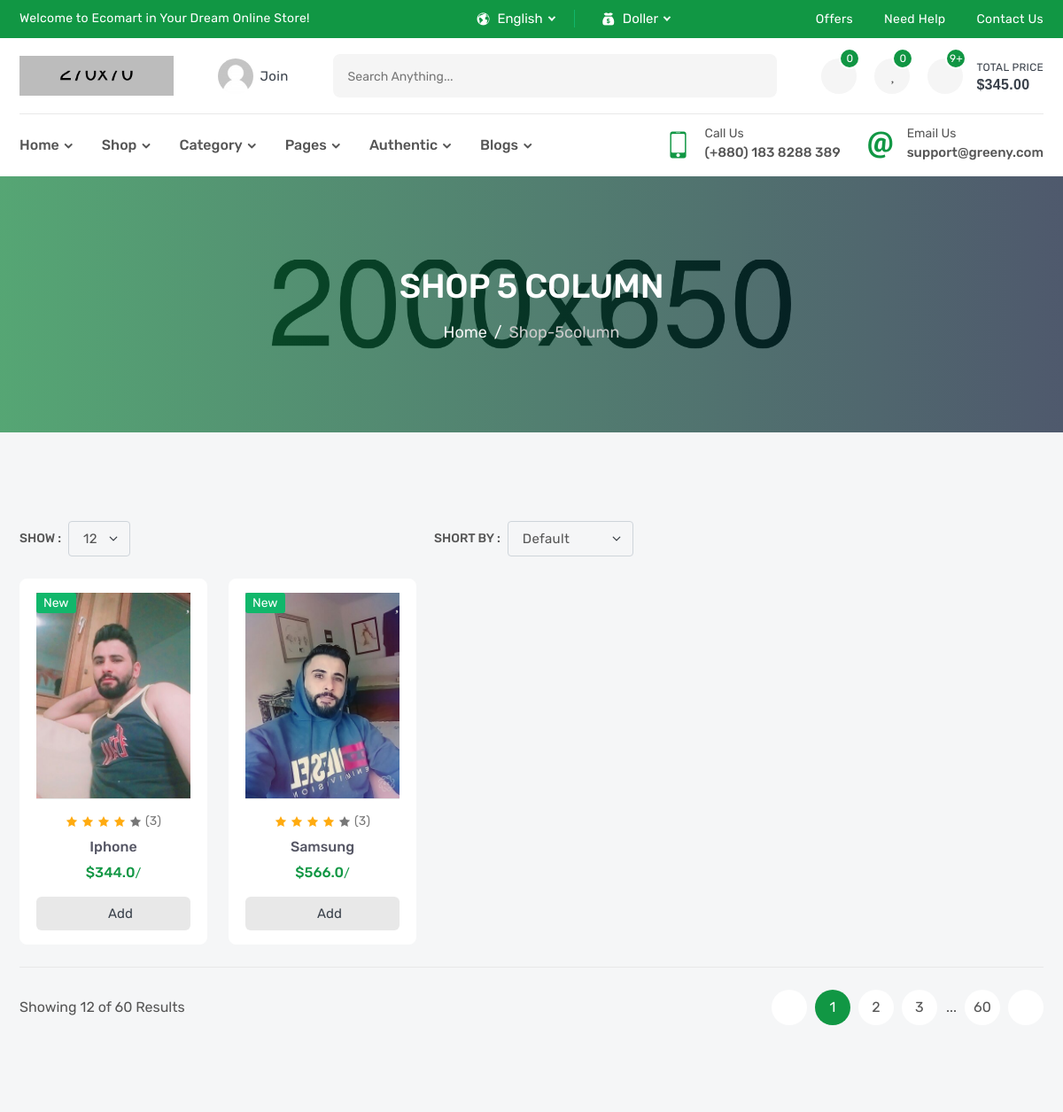
Before: /products/ (upper part) with the older database file.
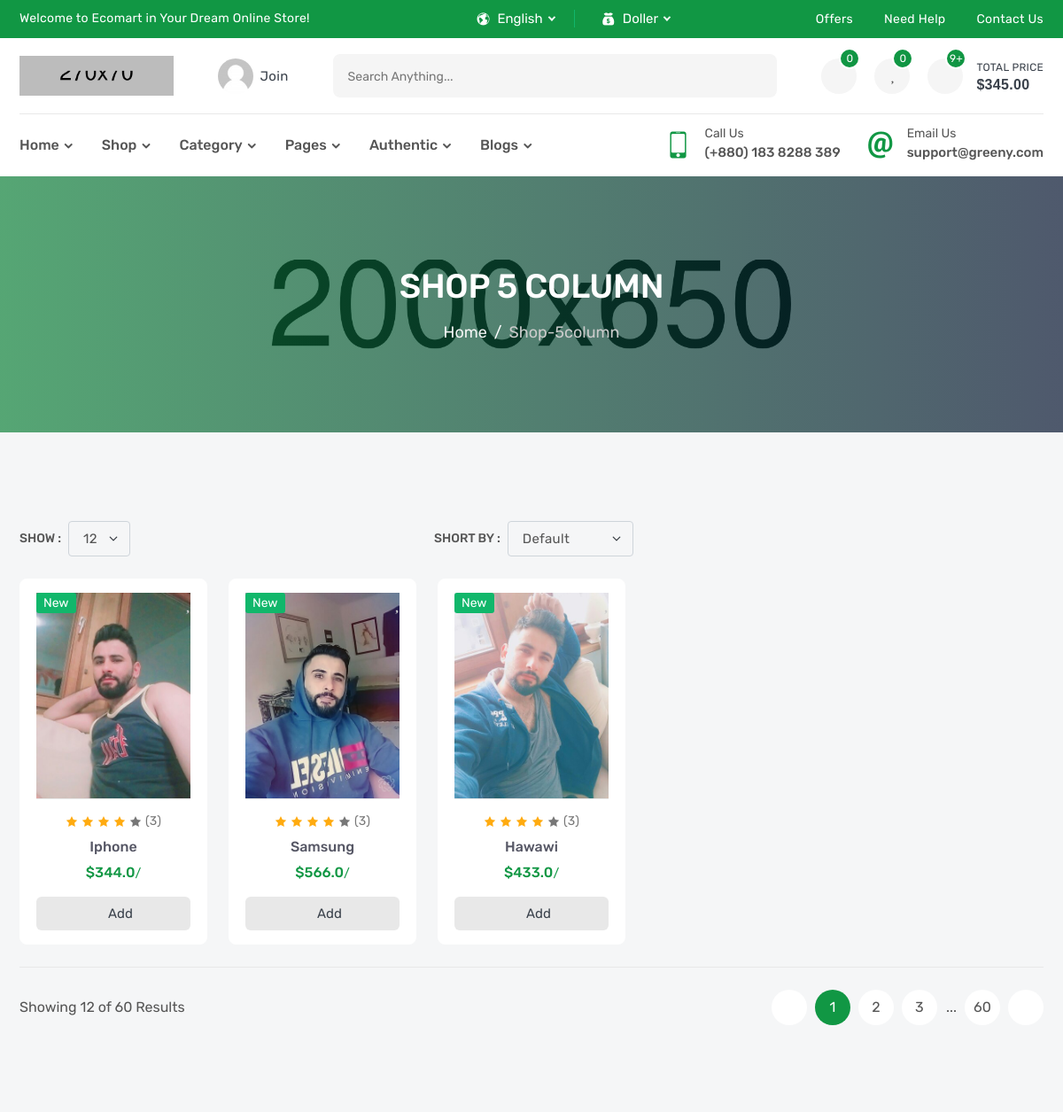
After: the same page with the newer database file.
### products/models.py (models this page shows, shortened)
class Product(models.Model):
    name = models.CharField(_('name'),max_length=100)
    description = models.TextField(_('decsription'),max_length=30000)
    sku = models.IntegerField(_('sku'))
    price = models.FloatField(_('price'))
    subtitle = models.TextField(_('subtitle'),max_length=600)
    image = models.ImageField(_('image'),upload_to='products')
    brand = models.ForeignKey('Brand',verbose_name=_('brand'),on_delete=models.CASCADE,related_name='product_brand')
    flag = models.CharField(_('Flag'),max_length=20,choices=FLAG_TYPE)
    tags = TaggableManager()
    slug = models.SlugField(null=True,blank=True)
    def __str__(self):
        return self.name

### products/views.py (the view)
# urls.py: path('',ProductList.as_view(),name = 'product_list'),
class ProductList(generic.ListView):
    model = Product

### products/templates/products/product_list.html (shortened to what the changed rows need)
{% extends 'base.html'  %}
{% block body %}
        <section class="inner-section single-banner" style="background: url(images/single-banner.jpg) no-repeat center;">
            <div class="container">
                <h2>Shop 5 Column</h2>
            </div>
        </section>
        <section class="inner-section shop-part">
            <div class="container">
                <div class="row row-cols-2 row-cols-md-3 row-cols-lg-3 row-cols-xl-5">
                    {% for product in object_list %}
                    <div class="col">
                        <div class="product-card">
                            <div class="product-media">
                                <div class="product-label">
                                    <label class="label-text new">{{product.flag}}</label>
                                </div>
                                <button class="product-wish wish">
                                    <i class="fas fa-heart"></i>
                                </button>
                                <a class="product-image" href="{% url 'products:product_detail' product.slug %}">
                                    <img src="{{product.image.url}}" alt="product">
                                </a>
                            </div>
                            <div class="product-content">
                                <div class="product-rating">
                                    <i class="active icofont-star"></i>
                                    <i class="active icofont-star"></i>
                                    <i class="active icofont-star"></i>
                                    <i class="active icofont-star"></i>
                                    <i class="icofont-star"></i>
                                    <a href="product-video.html">(3)</a>
                                </div>
                                <h6 class="product-name">
                                    <a href="{% url 'products:product_detail' product.slug %}">{{product}}</a>
                                </h6>
                                <h6 class="product-price">
                                    <span>${{product.price}}<small>/</small></span>
                                </h6>
                                <button class="product-add" title="Add to Cart">
                                    <i class="fas fa-shopping-basket"></i>
                                    <span>add</span>
                                </button>
                            </div>
                        </div>
                    </div>
                    {% endfor %}
                </div>
            </div>
        </section>
        {% endblock body %}

Changed rows visible on the page:
added Product: flag "New", image (picture), name "Hawawi", price "433.0"
